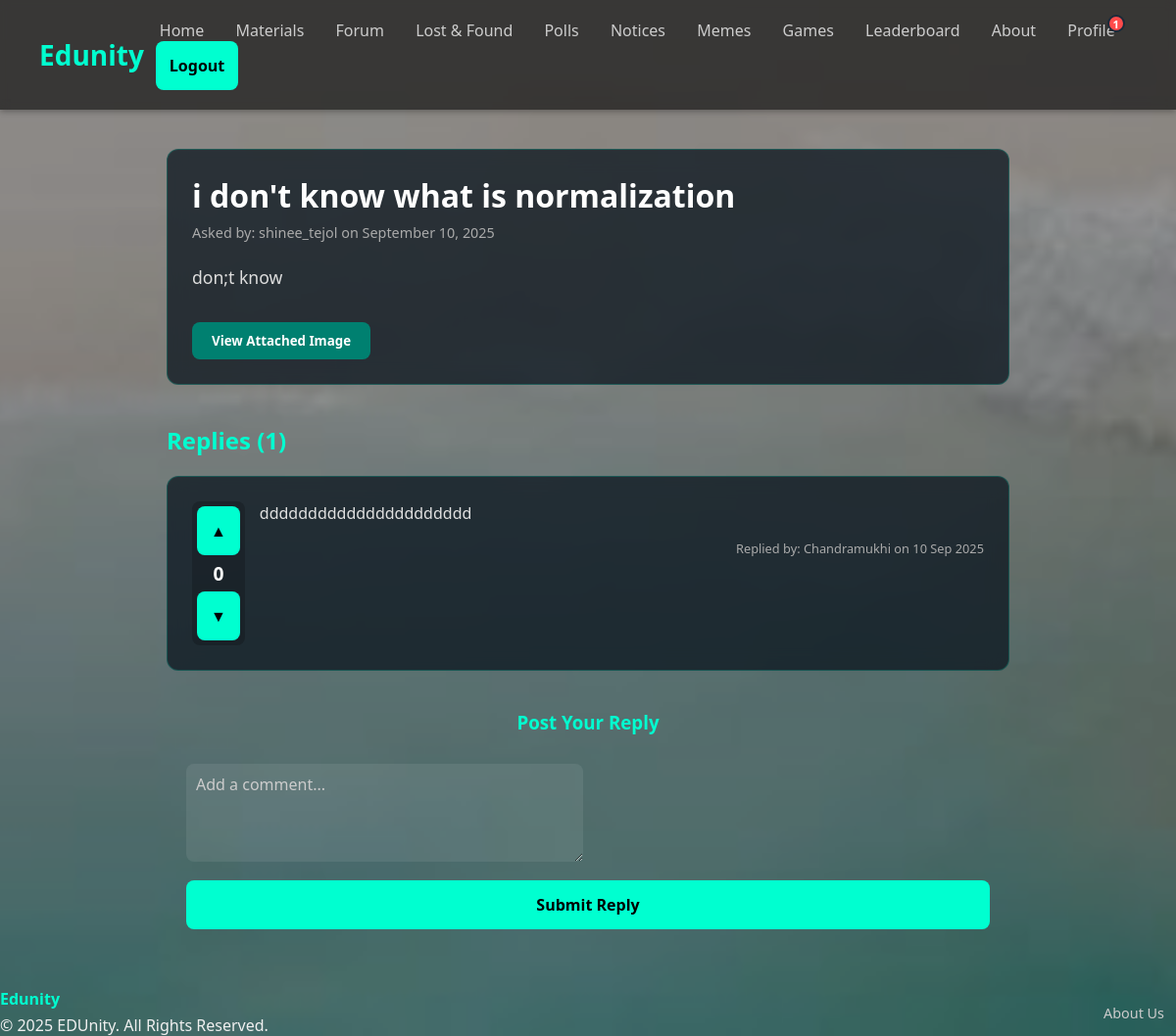
The app's page /forum/doubt/9/ (signed in) with its own data.
### forum/models.py (models this page shows, shortened)
class Doubt(models.Model):
    title = models.CharField(max_length=255)
    description = models.TextField()
    image = models.ImageField(upload_to='doubt_images/', blank=True, null=True)
    author = models.ForeignKey(User, on_delete=models.CASCADE)
    created_at = models.DateTimeField(auto_now_add=True)
    class Meta:
        ordering = ['-created_at']

class Reply(models.Model):
    doubt = models.ForeignKey(Doubt, on_delete=models.CASCADE, related_name='replies')
    text = models.TextField()
    author = models.ForeignKey(User, on_delete=models.CASCADE)
    created_at = models.DateTimeField(auto_now_add=True)
    upvotes = models.ManyToManyField(User, related_name='reply_upvotes', blank=True)
    downvotes = models.ManyToManyField(User, related_name='reply_downvotes', blank=True)
    def total_votes(self):
        return self.upvotes.count() - self.downvotes.count()
    class Meta:
        ordering = ['created_at']

### forum/views.py (the view)
# urls.py: path('doubt/<int:doubt_id>/', views.doubt_detail_view, name='doubt_detail'),
@login_required
def doubt_detail_view(request, doubt_id):
    doubt = get_object_or_404(Doubt, id=doubt_id)
    replies = doubt.replies.all()
    if request.method == 'POST':
        reply_form = ReplyForm(request.POST)
        if reply_form.is_valid():
            reply = reply_form.save(commit=False)
            reply.doubt = doubt
            reply.author = request.user
            reply.save()
            return redirect('doubt_detail', doubt_id=doubt.id)
    else:
        reply_form = ReplyForm()
    context = {
        'doubt': doubt,
        'replies': replies,
        'reply_form': reply_form, # --- THE FIX: The context variable is now correct ---
    }
    return render(request, 'forum/doubt_detail.html', context)

### forum/forms.py
class ReplyForm(forms.ModelForm):
    class Meta:
        model = Reply
        fields = ['text']
        widgets = {
            'text': forms.Textarea(attrs={'rows': 2, 'placeholder': 'Add a comment...'}),
        }
        labels = { 'text': '' }

### core/context_processors.py (called while the page is built)
def notification_processor(request):
    if request.user.is_authenticated:
        friend_request_count = FriendRequest.objects.filter(to_user=request.user).count()
        unread_notification_count = Notification.objects.filter(recipient=request.user, is_read=False).count()
        total_notifications = friend_request_count + unread_notification_count
        return {'total_notifications': total_notifications}
    return {}

### templates/forum/doubt_detail.html (shortened to what this page needs)
{% extends 'base.html' %}
{% block content %}
  <div class="doubt-detail">
    <div class="doubt-card main-doubt">
      <h1>{{ doubt.title }}</h1>
      <p class="meta">Asked by: {{ doubt.author.username }} on {{ doubt.created_at|date:"F d, Y" }}</p>
      <p class="description">{{ doubt.description|linebreaksbr }}</p>
      {% if doubt.image %}
        <button id="viewImageBtn" class="view-image-btn">View Attached Image</button>
      {% endif %}
    </div>
    <div class="replies-section">
      <h2>Replies ({{ replies.count }})</h2>
      {% for reply in replies %}
        <div class="doubt-card reply-card">
          <div class="vote-widget">
            <form action="{% url 'vote_reply' reply.id %}" method="post"><button type="submit" class="vote-btn ">▲</button></form>
            <span class="vote-count">{{ reply.total_votes }}</span>
            <form action="{% url 'vote_reply' reply.id %}" method="post"><button type="submit" class="vote-btn ">▼</button></form>
          </div>
          <div class="reply-content">
            <p>{{ reply.text|linebreaksbr }}</p>
            <p class="meta">Replied by: {{ reply.author.username }} on {{ reply.created_at|date:"d M Y" }}</p>
          </div>
        </div>
      {% empty %}
        <p style="color: #ccc; text-align: center; padding: 20px;">Be the first to reply!</p>
      {% endfor %}
    </div>
    <div class="reply-form-container">
      <h3>Post Your Reply</h3>
      <form method="post" class="form-container" style="margin-top: 10px; padding: 20px;">
        {{ reply_form.as_p }}
        <button type="submit" class="auth-button">Submit Reply</button>
      </form>
    </div>
  </div>
{% endblock %}

### static/css/index.css (style rules this page uses)
* { margin: 0; padding: 0; box-sizing: border-box; font-family: 'Segoe UI', sans-serif; }
body { background-image: url("/static/images/backgroundMAIN.JPG"); background-size: cover; background-repeat: no-repeat; background-attachment: fixed; background-position: center; color: #f0f0f0; display: flex; flex-direction: column; min-height: 100vh; }
body { background-image: url("/static/images/backgroundMAIN.JPG"); background-size: cover; background-attachment: fixed; background-position: center; color: #f0f0f0; }
form { display: flex; flex-direction: column; gap: 16px; }
input[type="text"], textarea, input[type="file"] { padding: 10px; border-radius: 8px; border: none; background-color: rgba(255, 255, 255, 0.08); color: white; font-size: 1rem; }
textarea { resize: vertical; height: 100px; }
input::placeholder, textarea::placeholder { color: #aaaaaa; opacity: 1; }
button[type="submit"] { padding: 14px; background-color: #00ffd0; color: #000; border: none; border-radius: 8px; font-weight: bold; font-size: 1rem; cursor: pointer; transition: background-color 0.3s; }
* { box-sizing: border-box; font-family: 'Segoe UI', sans-serif; }
input[type="text"], input[type="url"], textarea { padding: 10px; border-radius: 8px; border: none; background-color: rgba(255, 255, 255, 0.08); color: white; font-size: 1rem; }
.doubt-card { background-color: rgba(0,0,0,0.08); border-radius: 12px; padding: 20px; margin-bottom: 20px; backdrop-filter: blur(4px); transition: transform 0.3s; }
.doubt-card p { color: #cccccc; margin-bottom: 12px; }
.doubt-detail { max-width: 900px; margin: 40px auto; padding: 0 20px; }
.main-doubt { background-color: rgba(0, 0, 0, 0.4); padding: 30px; border-left: 5px solid #00ffd0; }
.main-doubt h1 { color: #fff; }
.main-doubt .meta { color: #aaa; font-size: 0.9rem; margin: 5px 0 20px 0; }
.main-doubt .description { color: #ddd; font-size: 1.1rem; line-height: 1.6; }
.replies-section { margin-top: 40px; }
.replies-section h2 { color: #00ffd0; margin-bottom: 20px; }
.reply-card { border-left: 3px solid #ccc; }
.reply-card .meta { font-size: 0.8rem; text-align: right; color: #aaa; }
.reply-form-container { margin-top: 40px; }
.reply-form-container h3 { color: #00ffd0; text-align: center; margin-bottom: 10px; }
input[type="text"], textarea, input[type="file"] { padding: 10px; border-radius: 8px; border: none; background-color: rgba(255, 255, 255, 0.1); color: white; }
textarea { resize: vertical; height: 80px; }
button[type="submit"] { padding: 12px; background-color: #00ffd0; color: #000; border: none; border-radius: 8px; font-weight: bold; cursor: pointer; transition: background-color 0.3s; }
form { display: flex; flex-direction: column; gap: 18px; }
body { background-image: url("/static/images/backgroundMAIN.JPG"); background-size: cover; background-position: center; background-attachment: fixed; color: #f0f0f0; }
form { display: flex; flex-direction: column; gap: 14px; }
input::placeholder, textarea::placeholder { color: #cccccc; opacity: 1; }
.material-card, .doubt-card { background: rgba(10, 20, 30, 0.75); backdrop-filter: blur(10px); border: 1px solid rgba(0, 255, 208, 0.2); padding: 25px; transition: transform 0.3s, border-color 0.3s; }
.material-card p, .doubt-card p { color: #e0e0e0; font-size: 1rem; line-height: 1.6; }
.reply-card { display: flex; align-items: flex-start; gap: 15px; }
.vote-widget { display: flex; flex-direction: column; align-items: center; background-color: rgba(0, 0, 0, 0.2); border-radius: 8px; padding: 5px; }
.vote-btn { background: none; border: none; color: #aaa; font-size: 1.5rem; cursor: pointer; padding: 5px 10px; transition: color 0.2s, transform 0.2s; }
.vote-count { font-size: 1.2rem; font-weight: bold; color: #fff; padding: 5px 0; }
.reply-content { flex-grow: 1; }
.view-image-btn { display: inline-block; margin-top: 20px; padding: 10px 20px; background-color: #008070; color: #fff; border: none; border-radius: 8px; font-weight: bold; cursor: pointer; transition: background-color 0.3s; }

### records on screen
Doubt: title "i don't know what is normalization", author.username "shinee_tejol", created_at "September 10, 2025", description "don;t know", count "1"
Reply: total_votes "0", text "dddddddddddddddddddddd", author.username "Chandramukhi", created_at "10 Sep 2025"

### other values on screen
{{ total_notifications }} "1"
